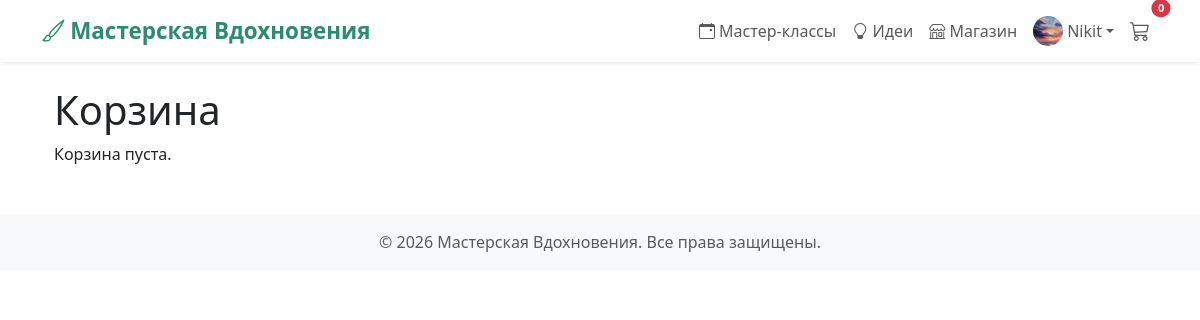
Page /shop/cart/ (signed in) on the committed database.
### users/models.py (models this page shows, shortened)
class User(AbstractUser):
    phone = models.CharField(max_length=20, blank=True, verbose_name='Телефон')
    avatar = models.ImageField(upload_to='avatars/', blank=True, null=True, verbose_name='Аватар')
    is_subscribed = models.BooleanField(default=False, verbose_name='Подписка на новости')
    groups = models.ManyToManyField(
        'auth.Group',
        related_name='custom_user_set',
        blank=True,
    )
    user_permissions = models.ManyToManyField(
        'auth.Permission',
        related_name='custom_user_permissions_set',
        blank=True,
    )
    class Meta:
        verbose_name = 'Пользователь'
        verbose_name_plural = 'Пользователи'

### shop/views.py (the view)
# urls.py: path('cart/', cart_detail, name='cart_detail'),
def cart_detail(request):
    cart = Cart(request)
    return render(request, 'shop/cart_detail.html', {'cart': cart})

### shop/cart.py (called while the page is built)
    def get_total_items(self):
        return sum(item['quantity'] for item in self.cart.values())

### templates/shop/cart_detail.html
{% extends 'base.html' %}
{% load static %}
{% block content %}
<div class="container my-4">
    <h1>Корзина</h1>
    {% if cart.cart.items %}
    <div class="table-responsive">
        <table class="table table-bordered">
            <thead>
                <tr><th>Товар</th><th>Цена</th><th>Кол-во</th><th>Сумма</th><th></th></tr>
            </thead>
            <tbody>
            {% for product_id, item in cart.cart.items %}
            <tr>
                <td>{{ product_id }}</td>
                <td>{{ item.price }} ₽</td>
                <td>{{ item.quantity }}</td>
                <td>{{ item.price }} ₽ × {{ item.quantity }}</td>
                <td><a href="{% url 'remove_from_cart' product_id %}" class="btn btn-sm btn-danger">Удалить</a></td>
            </tr>
            {% endfor %}
            </tbody>
            <tfoot>
                <tr><td colspan="3" class="text-end"><strong>Итого:</strong></td>
                <td><strong>{{ cart.get_total_price|floatformat:2 }} ₽</strong></td>
                <td></td>
            </tr>
        </table>
    </div>
    <a href="{% url 'checkout' %}" class="btn btn-success">Оформить заказ</a>
    {% else %}
    <p>Корзина пуста.</p>
    {% endif %}
</div>
{% endblock %}

### templates/base.html (shortened to what this page needs)
<!DOCTYPE html>
<html lang="ru">
<head>
    <link href="https://cdn.jsdelivr.net/npm/bootstrap@5.3.0/dist/css/bootstrap.min.css" rel="stylesheet">
    <link rel="stylesheet" href="https://cdn.jsdelivr.net/npm/bootstrap-icons@1.11.3/font/bootstrap-icons.min.css">
    {% load static %}
    <link rel="stylesheet" href="{% static 'css/style.css' %}">
</head>
<body>
<nav class="navbar navbar-expand-lg navbar-light bg-white shadow-sm sticky-top">
    <div class="container">
        <a class="navbar-brand fw-bold text-success" href="{% url 'home' %}">
            <i class="bi bi-brush"></i> Мастерская Вдохновения
        </a>
        <div class="collapse navbar-collapse" id="navbarNav">
            <ul class="navbar-nav ms-auto align-items-center">
                <li class="nav-item">
                    <a class="nav-link" href="{% url 'masterclass_list' %}">
                        <i class="bi bi-calendar-event"></i> Мастер-классы
                    </a>
                </li>
                <li class="nav-item">
                    <a class="nav-link" href="{% url 'idea_list' %}">
                        <i class="bi bi-lightbulb"></i> Идеи
                    </a>
                </li>
                <li class="nav-item">
                    <a class="nav-link" href="{% url 'product_list' %}">
                        <i class="bi bi-shop"></i> Магазин
                    </a>
                </li>
                {% if user.is_authenticated %}
                    <li class="nav-item dropdown">
                        <a class="nav-link dropdown-toggle d-flex align-items-center" href="#" id="userDropdown" role="button" data-bs-toggle="dropdown">
                            {% if user.avatar %}
                                <img src="{{ user.avatar.url }}" alt="avatar" class="rounded-circle me-1" width="30" height="30" style="object-fit: cover;">
                            {% else %}
                                <i class="bi bi-person-circle me-1 fs-5"></i>
                            {% endif %}
                            <span>{{ user.username }}</span>
                        </a>
                    </li>
                {% endif %}
                <li class="nav-item">
                    <a class="nav-link position-relative" href="{% url 'cart_detail' %}">
                        <i class="bi bi-cart3 fs-5"></i>
                        <span id="cart-count" class="position-absolute top-0 start-100 translate-middle badge rounded-pill bg-danger">
                            {{ cart.get_total_items }}
                        </span>
                    </a>
                </li>
            </ul>
        </div>
    </div>
</nav>
<main class="container my-4">
    {% block content %}
    {% endblock %}
</main>
<footer class="bg-light text-center text-muted py-3 mt-5">
    <div class="container">
        <p class="mb-0">© 2026 Мастерская Вдохновения. Все права защищены.</p>
    </div>
</footer>
</body>
</html>

### static/css/style.css (style rules this page uses)
:root { --primary-green: #2d8c6e; --primary-dark: #1a5f4a; --primary-light: #4aa37e; --gray-bg: #f8f9fa; --border-radius: 0.5rem; --box-shadow: 0 0.25rem 0.75rem rgba(0, 0, 0, 0.05); --transition: all 0.2s ease-in-out; }
body { font-family: 'Segoe UI', Roboto, 'Helvetica Neue', sans-serif; background-color: #fff; color: #212529; }
.navbar { box-shadow: 0 2px 10px rgba(0, 0, 0, 0.05); transition: var(--transition); }
.navbar-brand { font-weight: 700; font-size: 1.4rem; }
.nav-link { font-weight: 500; transition: var(--transition); }
#cart-count { font-size: 0.7rem; background-color: #dc3545; color: white; padding: 0.2rem 0.4rem; border-radius: 50%; margin-left: 0.2rem; }
.badge.bg-danger { background-color: #dc3545 !important; }
.text-success { color: var(--primary-green) !important; }
a { color: var(--primary-green); text-decoration: none; transition: var(--transition); }

### rows in the picture
User: avatar (picture), username "Nikit"

### other values in the picture
{{ cart.get_total_items }} "0"
